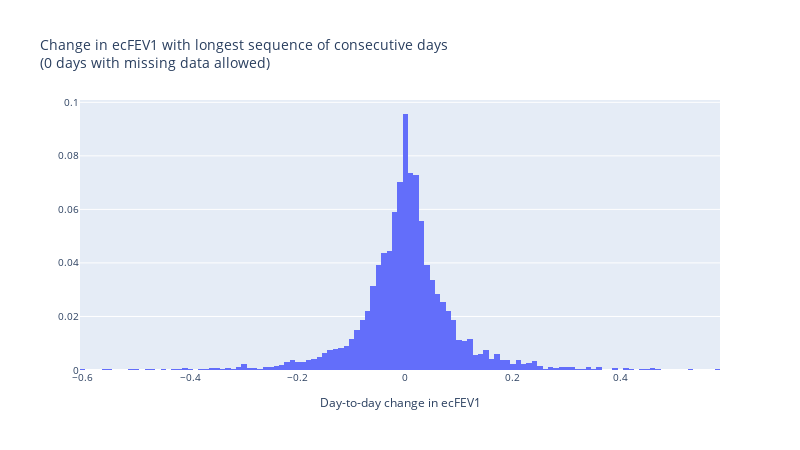

The code cell stored with this chart in its notebook:
### Code cell
fev1_col = 'ecFEV1'
fig = make_subplots(rows=1, cols=1)
xbins = dict(start=-0.605, end=0.605, size=0.01)
fig.add_trace(
    go.Histogram(x=get_df_d2d(df, 0)[f"day_to_day_{fev1_col}"], xbins=xbins, histnorm="probability")
)
fig.update_layout(
    barmode='overlay'
)

fig.update_xaxes(title_text=f"Day-to-day change in {fev1_col}", row=1, col=1, nticks=10)
title= f"Change in {fev1_col} with longest sequence of consecutive days<br>({n_missing_days_allowed} days with missing data allowed)"
fig.update_layout(
    title=title,
    width=800,
    height=450,
    font_size=10,
    showlegend=False
)
fig.show()

### Figure 1 — Plotly figure (JSON) as saved in the notebook; plotly's stock layout.template omitted (floating-point values rounded to 4 significant figures; data arrays with more than 128 entries replaced by an {"elided": "..."} marker saying what was removed)
{"data": [{"histnorm": "probability", "type": "histogram", "x": {"elided": "4216 float values"}, "xbins": {"end": 0.605, "size": 0.01, "start": -0.605}}], "layout": {"barmode": "overlay", "font": {"size": 10}, "height": 450, "showlegend": false, "title": {"text": "Change in ecFEV1 with longest sequence of consecutive days<br>(0 days with missing data allowed)"}, "width": 800, "xaxis": {"anchor": "y", "domain": [0, 1], "nticks": 10, "title": {"text": "Day-to-day change in ecFEV1"}}, "yaxis": {"anchor": "x", "domain": [0, 1]}}}
